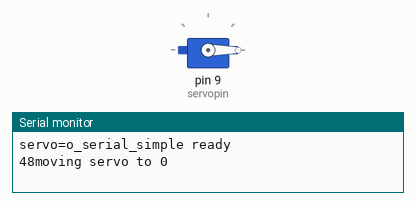
Bench run of a sketch on a simulated Arduino Uno, built with avr-gcc and run on an emulated ATmega328P. Parts: servo, the last lines printed to the serial monitor. Wiring (inferred from the names in the program): servo: signal pin 9. Servo pulses on a pin are drawn as a servo (544–2400 µs = 0–180°).

Above: at 0.05 s.
At 3.05 s:
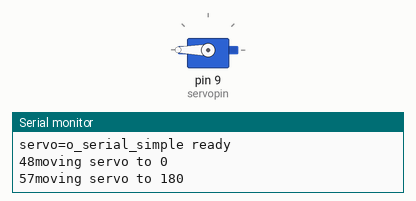
Timing chart, 0 to 7.1 s (numbered marks = the images above):
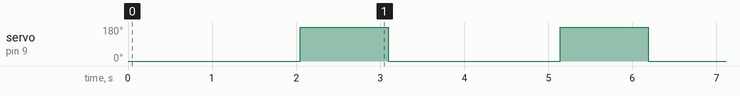

The sketch:

project21-servo-motor.ino
```cpp
int servopin = 9; // select digital pin 9 for servomotor signal line
int myangle;// initialize angle variable
int pulsewidth;// initialize width variable
int val;
void servopulse(int servopin, int myangle) // define a servo pulse function
{
  pulsewidth = (myangle * 11) + 500; // convert angle to 500-2480 pulse width
  digitalWrite(servopin, HIGH); // set the level of servo pin as “high”
  delayMicroseconds(pulsewidth);// delay microsecond of pulse width
  digitalWrite(servopin, LOW); // set the level of servo pin as “low”
  delay(20 - pulsewidth / 1000);
}
void setup()
{
  pinMode(servopin, OUTPUT); // set servo pin as “output”
  Serial.begin(9600);// connect to serial port, set baud rate at “9600”
  Serial.println("servo=o_serial_simple ready" ) ;
}
void loop()// convert number 0 to 9 to corresponding 0-180 degree angle, LED blinks corresponding number of time
{
  val = '0'; // read serial port value

  if (val >= '0' && val <= '9')
  {
    Serial.print(val);
    val = val - '0'; // convert characteristic quantity to numerical variable
    val = val * (180 / 9); // convert number to angle
    Serial.print("moving servo to ");
    Serial.print(val, DEC);
    Serial.println();
    for (int i = 0; i <= 50; i++) // giving the servo time to rotate to commanded position
    {
      servopulse(servopin, val); // use the pulse function
    }
  }
delay(1000);
  val = '9';

  if (val >= '0' && val <= '9')
  {
    Serial.print(val);
    val = val - '0'; // convert characteristic quantity to numerical variable
    val = val * (180 / 9); // convert number to angle
    Serial.print("moving servo to ");
    Serial.print(val, DEC);
    Serial.println();
    for (int i = 0; i <= 50; i++) // giving the servo time to rotate to commanded position
    {
      servopulse(servopin, val); // use the pulse function
    }
  }
}
```

Measured:
- by itself, servo on pin 9 (servopin): alternates 180° for 1.0 s and 0° for 2.0 s
